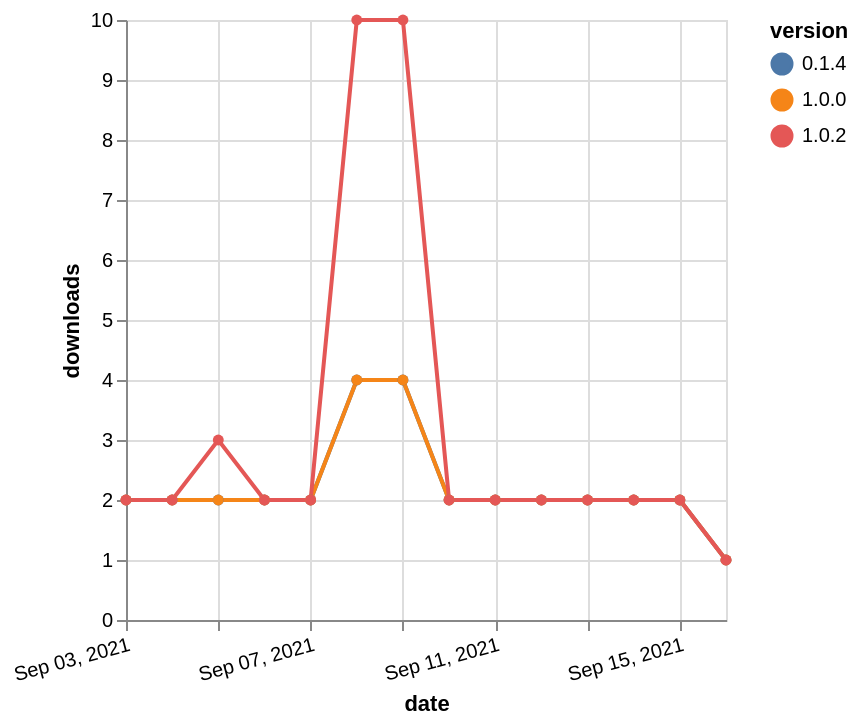

Source (Vega-Lite JSON):
### Vega-Lite specification from a JSON file in a GitHub repository (floating-point values rounded to 4 significant figures)
{"$schema": "https://vega.github.io/schema/vega-lite/v5.json", "description": "A simple bar chart with embedded data.", "data": {"values": [{"date": "2021-09-03", "total": 2327, "delta": 2, "version": "0.1.4"}, {"date": "2021-09-04", "total": 2329, "delta": 2, "version": "0.1.4"}, {"date": "2021-09-05", "total": 2331, "delta": 2, "version": "0.1.4"}, {"date": "2021-09-06", "total": 2333, "delta": 2, "version": "0.1.4"}, {"date": "2021-09-07", "total": 2335, "delta": 2, "version": "0.1.4"}, {"date": "2021-09-08", "total": 2339, "delta": 4, "version": "0.1.4"}, {"date": "2021-09-09", "total": 2343, "delta": 4, "version": "0.1.4"}, {"date": "2021-09-10", "total": 2345, "delta": 2, "version": "0.1.4"}, {"date": "2021-09-11", "total": 2347, "delta": 2, "version": "0.1.4"}, {"date": "2021-09-12", "total": 2349, "delta": 2, "version": "0.1.4"}, {"date": "2021-09-13", "total": 2351, "delta": 2, "version": "0.1.4"}, {"date": "2021-09-14", "total": 2353, "delta": 2, "version": "0.1.4"}, {"date": "2021-09-15", "total": 2355, "delta": 2, "version": "0.1.4"}, {"date": "2021-09-16", "total": 2356, "delta": 1, "version": "0.1.4"}, {"date": "2021-09-03", "total": 2370, "delta": 2, "version": "1.0.0"}, {"date": "2021-09-04", "total": 2372, "delta": 2, "version": "1.0.0"}, {"date": "2021-09-05", "total": 2374, "delta": 2, "version": "1.0.0"}, {"date": "2021-09-06", "total": 2376, "delta": 2, "version": "1.0.0"}, {"date": "2021-09-07", "total": 2378, "delta": 2, "version": "1.0.0"}, {"date": "2021-09-08", "total": 2382, "delta": 4, "version": "1.0.0"}, {"date": "2021-09-09", "total": 2386, "delta": 4, "version": "1.0.0"}, {"date": "2021-09-10", "total": 2388, "delta": 2, "version": "1.0.0"}, {"date": "2021-09-11", "total": 2390, "delta": 2, "version": "1.0.0"}, {"date": "2021-09-12", "total": 2392, "delta": 2, "version": "1.0.0"}, {"date": "2021-09-13", "total": 2394, "delta": 2, "version": "1.0.0"}, {"date": "2021-09-14", "total": 2396, "delta": 2, "version": "1.0.0"}, {"date": "2021-09-15", "total": 2398, "delta": 2, "version": "1.0.0"}, {"date": "2021-09-16", "total": 2399, "delta": 1, "version": "1.0.0"}, {"date": "2021-09-03", "total": 1262, "delta": 2, "version": "1.0.2"}, {"date": "2021-09-04", "total": 1264, "delta": 2, "version": "1.0.2"}, {"date": "2021-09-05", "total": 1267, "delta": 3, "version": "1.0.2"}, {"date": "2021-09-06", "total": 1269, "delta": 2, "version": "1.0.2"}, {"date": "2021-09-07", "total": 1271, "delta": 2, "version": "1.0.2"}, {"date": "2021-09-08", "total": 1281, "delta": 10, "version": "1.0.2"}, {"date": "2021-09-09", "total": 1291, "delta": 10, "version": "1.0.2"}, {"date": "2021-09-10", "total": 1293, "delta": 2, "version": "1.0.2"}, {"date": "2021-09-11", "total": 1295, "delta": 2, "version": "1.0.2"}, {"date": "2021-09-12", "total": 1297, "delta": 2, "version": "1.0.2"}, {"date": "2021-09-13", "total": 1299, "delta": 2, "version": "1.0.2"}, {"date": "2021-09-14", "total": 1301, "delta": 2, "version": "1.0.2"}, {"date": "2021-09-15", "total": 1303, "delta": 2, "version": "1.0.2"}, {"date": "2021-09-16", "total": 1304, "delta": 1, "version": "1.0.2"}]}, "width": "container", "mark": {"type": "line", "point": {"filled": true}}, "encoding": {"x": {"field": "date", "type": "temporal", "timeUnit": "yearmonthdate", "title": "date", "axis": {"labelAngle": -15}}, "y": {"field": "delta", "type": "quantitative", "title": "downloads"}, "color": {"field": "version", "type": "nominal"}, "tooltip": {"field": "delta"}}}
